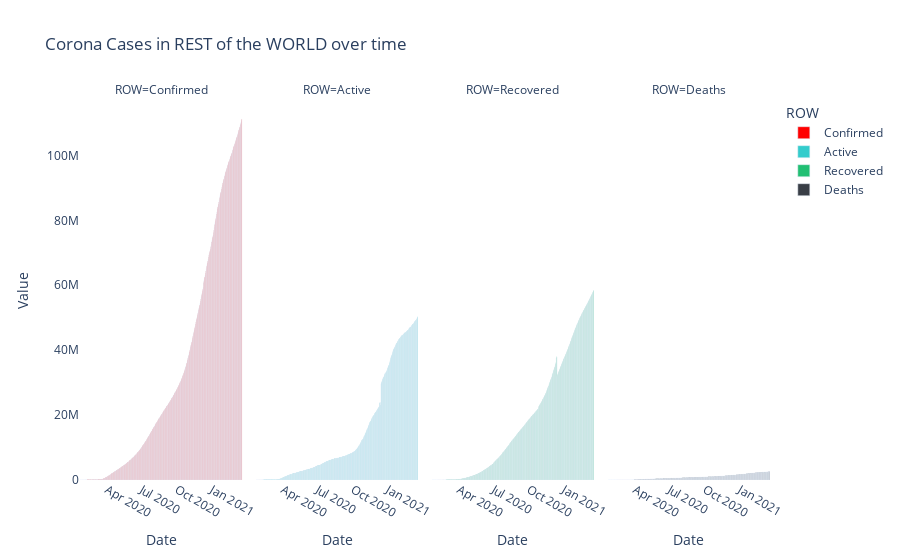

Notebook code cell kept with this figure:
### Code cell
df_ROW = df_row.groupby('Date').sum().reset_index()
df_ROW = df_ROW.melt(id_vars='Date',value_vars = ['Confirmed','Active','Recovered','Deaths'],
              var_name='ROW',value_name='Value')
fig = px.bar(df_ROW,x='Date',y='Value',color='ROW',facet_col='ROW',title = "Corona Cases in REST of the WORLD over time",
             color_discrete_sequence=[cnf_color,act_color,rec_color,dth_color])
fig.update_layout(plot_bgcolor='rgba(0,0,0,0)')
fig.show()

### Figure 1 — Plotly figure (JSON) as saved in the notebook; plotly's stock layout.template omitted (floating-point values rounded to 4 significant figures; data arrays with more than 128 entries replaced by an {"elided": "..."} marker saying what was removed)
{"data": [{"alignmentgroup": "True", "hovertemplate": "ROW=Confirmed<br>Date=%{x}<br>Value=%{y}<extra></extra>", "legendgroup": "Confirmed", "marker": {"color": "#ff0000"}, "name": "Confirmed", "offsetgroup": "Confirmed", "orientation": "v", "showlegend": true, "textposition": "auto", "type": "bar", "x": {"elided": "424 str values"}, "xaxis": "x", "y": {"elided": "424 int values"}, "yaxis": "y"}, {"alignmentgroup": "True", "hovertemplate": "ROW=Active<br>Date=%{x}<br>Value=%{y}<extra></extra>", "legendgroup": "Active", "marker": {"color": "#33cccc"}, "name": "Active", "offsetgroup": "Active", "orientation": "v", "showlegend": true, "textposition": "auto", "type": "bar", "x": {"elided": "424 str values"}, "xaxis": "x2", "y": {"elided": "424 int values"}, "yaxis": "y2"}, {"alignmentgroup": "True", "hovertemplate": "ROW=Recovered<br>Date=%{x}<br>Value=%{y}<extra></extra>", "legendgroup": "Recovered", "marker": {"color": "#21bf73"}, "name": "Recovered", "offsetgroup": "Recovered", "orientation": "v", "showlegend": true, "textposition": "auto", "type": "bar", "x": {"elided": "424 str values"}, "xaxis": "x3", "y": {"elided": "424 int values"}, "yaxis": "y3"}, {"alignmentgroup": "True", "hovertemplate": "ROW=Deaths<br>Date=%{x}<br>Value=%{y}<extra></extra>", "legendgroup": "Deaths", "marker": {"color": "#393e46"}, "name": "Deaths", "offsetgroup": "Deaths", "orientation": "v", "showlegend": true, "textposition": "auto", "type": "bar", "x": {"elided": "424 str values"}, "xaxis": "x4", "y": {"elided": "424 int values"}, "yaxis": "y4"}], "layout": {"annotations": [{"font": {}, "showarrow": false, "text": "ROW=Confirmed", "x": 0.1175, "xanchor": "center", "xref": "paper", "y": 1, "yanchor": "bottom", "yref": "paper"}, {"font": {}, "showarrow": false, "text": "ROW=Active", "x": 0.3725, "xanchor": "center", "xref": "paper", "y": 1, "yanchor": "bottom", "yref": "paper"}, {"font": {}, "showarrow": false, "text": "ROW=Recovered", "x": 0.6275, "xanchor": "center", "xref": "paper", "y": 1, "yanchor": "bottom", "yref": "paper"}, {"font": {}, "showarrow": false, "text": "ROW=Deaths", "x": 0.8825, "xanchor": "center", "xref": "paper", "y": 1, "yanchor": "bottom", "yref": "paper"}], "barmode": "relative", "legend": {"title": {"text": "ROW"}, "tracegroupgap": 0}, "plot_bgcolor": "rgba(0,0,0,0)", "title": {"text": "Corona Cases in REST of the WORLD over time"}, "xaxis": {"anchor": "y", "domain": [0, 0.235], "title": {"text": "Date"}}, "xaxis2": {"anchor": "y2", "domain": [0.255, 0.49], "matches": "x", "title": {"text": "Date"}}, "xaxis3": {"anchor": "y3", "domain": [0.51, 0.745], "matches": "x", "title": {"text": "Date"}}, "xaxis4": {"anchor": "y4", "domain": [0.765, 1.0], "matches": "x", "title": {"text": "Date"}}, "yaxis": {"anchor": "x", "domain": [0, 1], "title": {"text": "Value"}}, "yaxis2": {"anchor": "x2", "domain": [0, 1], "matches": "y", "showticklabels": false}, "yaxis3": {"anchor": "x3", "domain": [0, 1], "matches": "y", "showticklabels": false}, "yaxis4": {"anchor": "x4", "domain": [0, 1], "matches": "y", "showticklabels": false}}}
